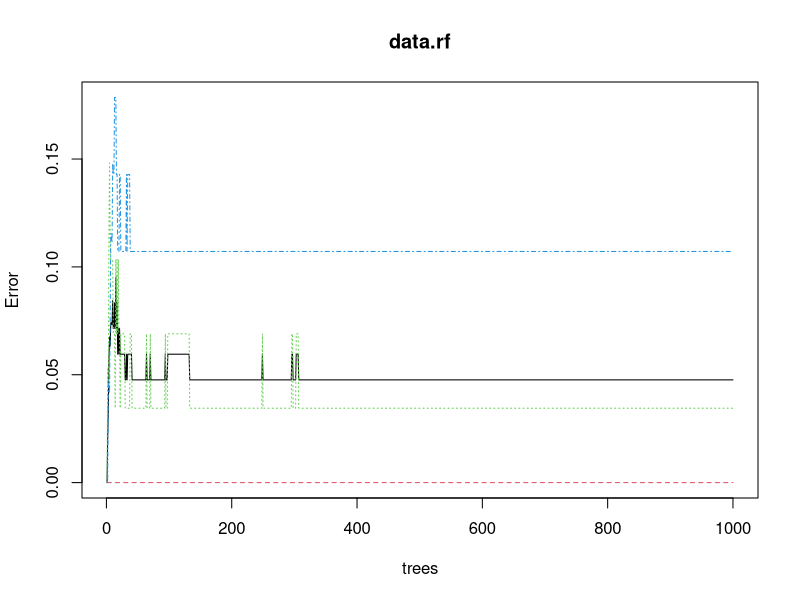
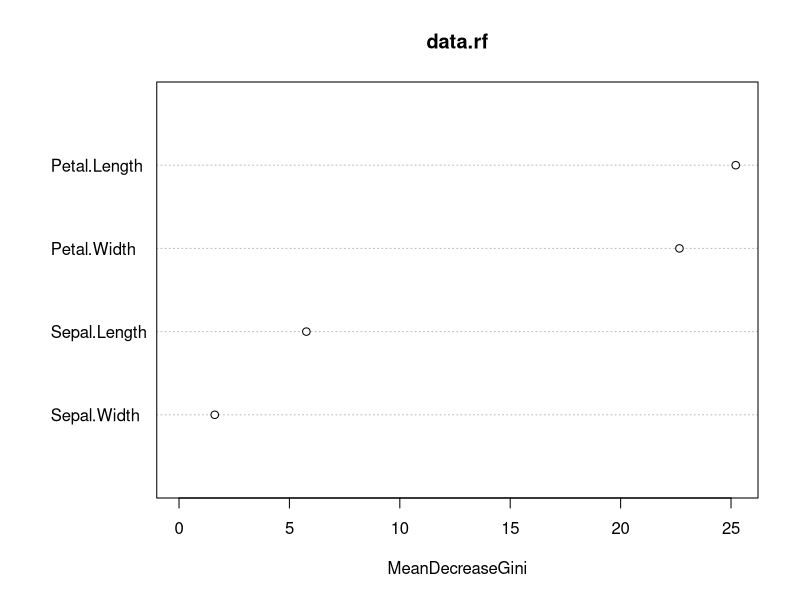
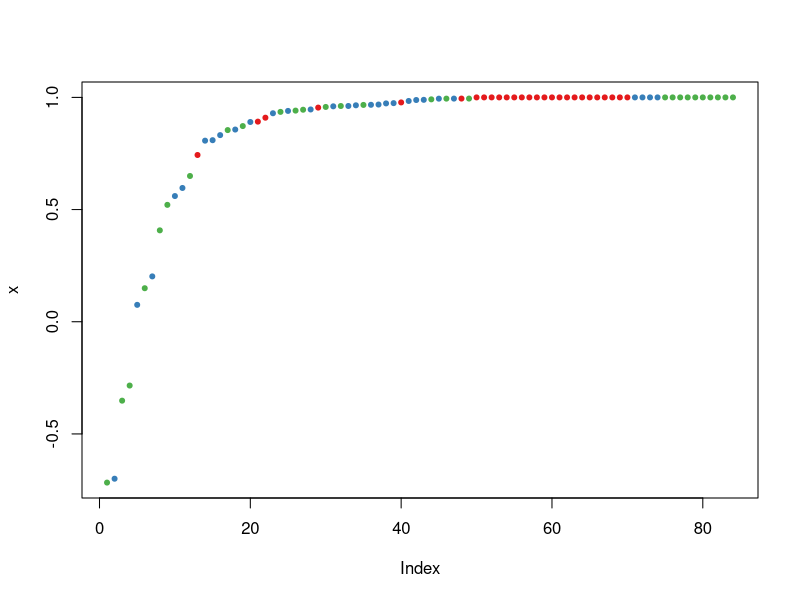
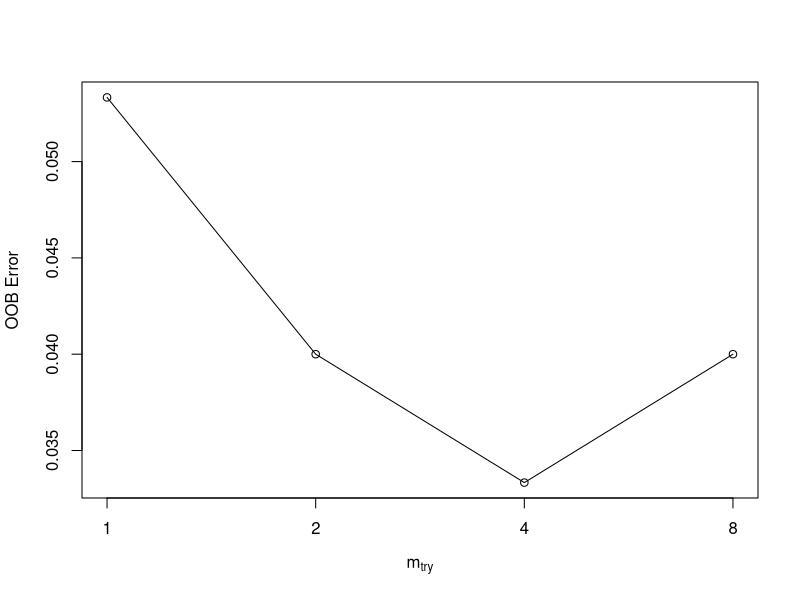

These charts were generated, in order, by the following R code:
library(randomForest)		#import library

data = iris					#import data

for(i in 1:25)				#shuffle data
{
	shuf = sample(2,nrow(data),replace=T)
}
#divide example in test and train data
train = data[shuf==1,]
test = data[shuf==2,]

#generate random forest learning tree from train data
data.rf = randomForest(Species~., data = train ,ntree = 1000,proximity = T)
print(data.rf)
table(predict(data.rf), train[,ncol(train)])
plot(data.rf)
x11()
importance(data.rf)
#x11()
varImpPlot(data.rf)

#use generated random forest to predict classes of test data
data.Pred = predict(data.rf, newdata = test)
table(data.Pred, test[,ncol(test)])

x11()
plot(margin(data.rf,test[,ncol(test)]))
#tune random forest
tune.rf = tuneRF(data[,-ncol(data)],data[,ncol(data)],stepFactor = 0.5)
print(tune.rf)


#https://www.analyticsvidhya.com/blog/2015/06/tuning-random-forest-model/
